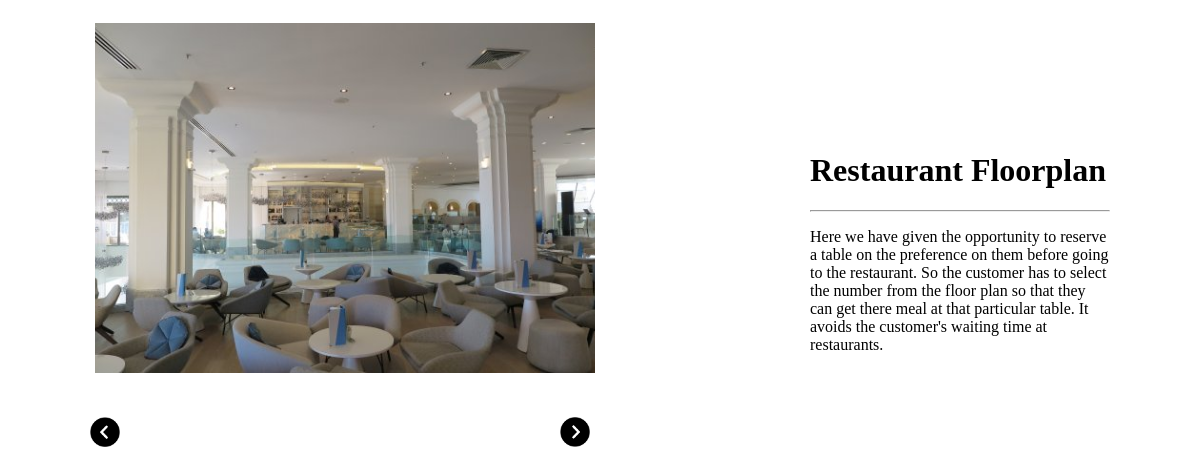
Before: /users/customer/res_view/floorplan.php?res_id=8 with the older database file.
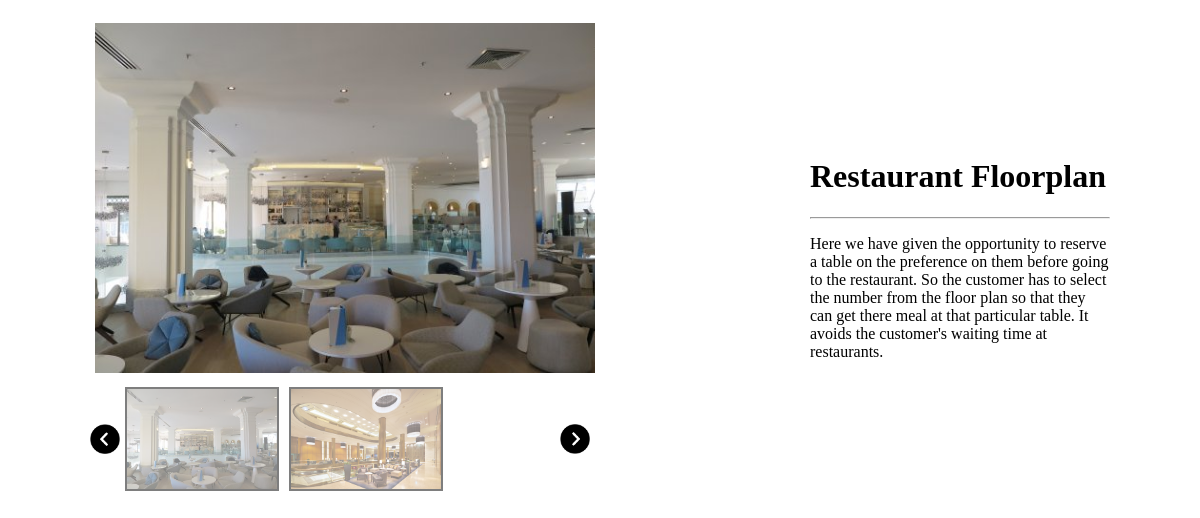
After: the same page with the newer database file.
### tables this page shows
CREATE TABLE `restaurant` (
  `res_id` int(10) NOT NULL,
  `res_name` varchar(100) NOT NULL,
  `res_email` varchar(100) NOT NULL,
  `res_add_line1` varchar(255) NOT NULL,
  `res_add_line2` varchar(255) NOT NULL,
  `city` varchar(255) NOT NULL,
  `res_location` varchar(255) NOT NULL,
  `res_tel` varchar(12) NOT NULL,
  `res_image` varchar(255) NOT NULL,
  `res_menu` varchar(255) NOT NULL,
  `res_password` varchar(255) NOT NULL,
  `preorder_available` varchar(11) NOT NULL,
  `res_rate` double NOT NULL,
  `no_of_rates` int(11) NOT NULL,
  `active_status` int(1) NOT NULL
);

CREATE TABLE `floorplan` (
  `res_id` int(10) NOT NULL,
  `floorplan_id` int(10) NOT NULL,
  `floorplan_image` varchar(225) NOT NULL
);

### users/customer/res_view/floorplan.php (the view, shortened to what this page needs)
<?php include('../../../includes/connection.php'); ?>
<!DOCTYPE html>
<html>
<head>
    <link href="../../../css/menu_floorplan.css" rel="stylesheet" type="text/css"/>
</head>
<body>
	<div id="content-wrapper">
		<div class="column1">
			<?php
				if(isset($_GET['res_id'])){
					$sql = "SELECT * FROM restaurant WHERE res_id = ".$_GET['res_id'];
					$resultProduct = mysqli_query($connection,$sql);
					while($rowProduct  = mysqli_fetch_assoc($resultProduct)){
						echo"<img id=\"featured\" class=\"thumbnail active\" src= \"../../../images/restaurant/{$rowProduct['res_id']}/floorplan/1.jpg\">";
					}
				}
			?>
			<div id="slide-wrapper" >
				<img id="slideLeft" class="arrow" src="../../../images/arrow-left.png">
				<div id="slider">
					<?php
						if(isset($_GET['res_id'])){
							$retriewMenu = "SELECT * FROM floorplan WHERE res_id = ".$_GET['res_id'];
							$resultMenu = mysqli_query($connection,$retriewMenu);
							while($rowProduct  = mysqli_fetch_assoc($resultMenu)){
								echo"<img class=\"thumbnail\" src= \"../../../images/restaurant/{$rowProduct['res_id']}/floorplan/{$rowProduct['floorplan_id']}.jpg\">";
							}
						}
					?>
				</div>
				<img id="slideRight" class="arrow" src="../../../images/arrow-right.png">
			</div>
		</div>
		<div class="column2">
			<h1>Restaurant Floorplan</h1>
			<hr>
			<p>Here we have given the opportunity to reserve a table on the preference on them before going to the restaurant. So the customer has to select the number from the floor plan so that they can get there meal at that particular table. It avoids the customer's waiting time at restaurants.</p>
		</div>
	</div>
</body>
</html>

Changed rows visible on the page:
added floorplan: shows a picture
added floorplan: shows a picture
